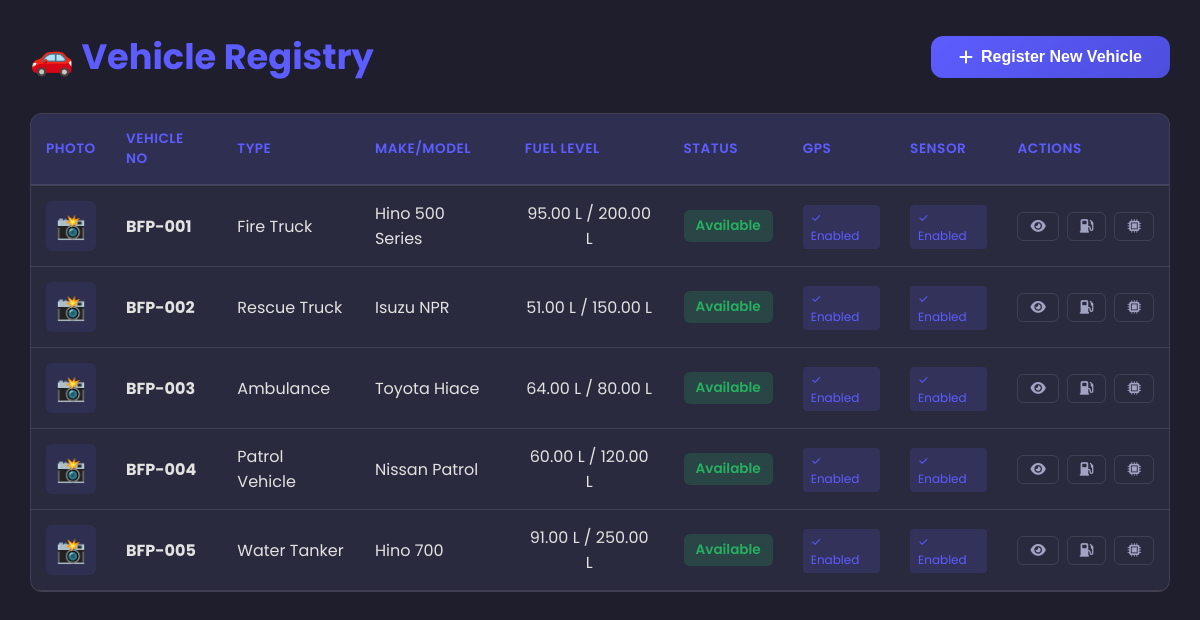
Screenshot of /Vehicle_registry.php with the database file from the repository.
### tables this page shows
CREATE TABLE `vehicles` (
  `id` int(11) NOT NULL,
  `vehicle_no` varchar(50) NOT NULL,
  `vehicle_type` varchar(100) NOT NULL,
  `make` varchar(100) DEFAULT NULL,
  `model` varchar(100) DEFAULT NULL,
  `year` int(4) DEFAULT NULL,
  `color` varchar(50) DEFAULT NULL,
  `engine_no` varchar(100) DEFAULT NULL,
  `chassis_no` varchar(100) DEFAULT NULL,
  `fuel_type` enum('gasoline','diesel','hybrid','lpg') DEFAULT 'gasoline',
  `fuel_capacity` decimal(10,2) DEFAULT 0.00,
  `current_fuel` decimal(10,2) DEFAULT 0.00,
  `gps_enabled` tinyint(1) DEFAULT 0,
  `gps_device_id` varchar(100) DEFAULT NULL,
  `sensor_enabled` tinyint(1) DEFAULT 0,
  `sensor_device_id` varchar(100) DEFAULT NULL,
  `vehicle_photo` varchar(255) DEFAULT NULL,
  `description` text DEFAULT NULL COMMENT 'Vehicle description and details',
  `status` enum('available','deployed','inactive','in_repair') DEFAULT 'available',
  `created_at` timestamp NOT NULL DEFAULT current_timestamp()
);

### Vehicle_registry.php (the view, shortened to what this page needs)
<?php
include("db_connect.php");
$vehicles = [];
try {
    $sql = "SELECT * FROM vehicles ORDER BY vehicle_no ASC";
    $result = $pdo->query($sql);
    while ($row = $result->fetch()) {
        $vehicles[] = $row;
    }
} catch (Exception $e) {
    $error_message = "Error fetching vehicles: " . $e->getMessage();
}
?>
<!DOCTYPE html>
<html lang="en">
<head>
    <link rel="stylesheet" href="https://cdnjs.cloudflare.com/ajax/libs/font-awesome/6.0.0/css/all.min.css">
</head>
<body>
    <div class="wrapper">
        <main>
            <div class="container">
                <div class="page-header">
                    <h1 class="page-title">🚗 Vehicle Registry</h1>
                    <button class="btn-register" onclick="openRegisterModal()">
                        <i class="fas fa-plus"></i> Register New Vehicle
                    </button>
                </div>
                <div class="vehicles-section">
                    <table class="vehicles-table">
                        <thead>
                            <tr>
                                <th>Photo</th>
                                <th>Vehicle No</th>
                                <th>Type</th>
                                <th>Make/Model</th>
                                <th>Fuel Level</th>
                                <th>Status</th>
                                <th>GPS</th>
                                <th>Sensor</th>
                                <th>Actions</th>
                            </tr>
                        </thead>
                        <tbody>
                            <?php if (count($vehicles) > 0): ?>
                                <?php foreach ($vehicles as $vehicle): ?>
                                    <tr>
                                        <td>
                                            <?php if (!empty($vehicle['vehicle_photo']) && file_exists($vehicle['vehicle_photo'])): ?>
                                                <img src="<?php echo htmlspecialchars($vehicle['vehicle_photo']); ?>" alt="Vehicle Photo" class="vehicle-photo">
                                            <?php else: ?>
                                                <div class="no-photo">📸</div>
                                            <?php endif; ?>
                                        </td>
                                        <td><strong><?php echo htmlspecialchars($vehicle['vehicle_no']); ?></strong></td>
                                        <td><?php echo htmlspecialchars($vehicle['vehicle_type']); ?></td>
                                        <td><?php echo htmlspecialchars(($vehicle['make'] ?? '') . ' ' . ($vehicle['model'] ?? '')); ?></td>
                                        <td>
                                            <div style="text-align: center;">
                                                <?php echo htmlspecialchars($vehicle['current_fuel']); ?> L / <?php echo htmlspecialchars($vehicle['fuel_capacity'] ?? 'N/A'); ?> L
                                            </div>
                                        </td>
                                        <td>
                                            <span class="vehicle-badge badge-<?php echo htmlspecialchars(str_replace('_', '-', $vehicle['status'])); ?>">
                                                <?php echo htmlspecialchars(ucfirst(str_replace('_', ' ', $vehicle['status']))); ?>
                                            </span>
                                        </td>
                                        <td>
                                            <?php if (isset($vehicle['gps_enabled']) && $vehicle['gps_enabled']): ?>
                                                <span class="sensor-badge">✓ Enabled</span>
                                            <?php else: ?>
                                                <span style="color: var(--text-gray); font-size: 0.85rem;">Disabled</span>
                                            <?php endif; ?>
                                        </td>
                                        <td>
                                            <?php if (isset($vehicle['sensor_enabled']) && $vehicle['sensor_enabled']): ?>
                                                <span class="sensor-badge">✓ Enabled</span>
                                            <?php else: ?>
                                                <span style="color: var(--text-gray); font-size: 0.85rem;">Disabled</span>
                                            <?php endif; ?>
                                        </td>
                                        <td>
                                            <div class="vehicle-actions">
                                                <button class="btn-small" onclick="openDetailsModal(<?php echo htmlspecialchars(json_encode($vehicle)); ?>)" title="View Details">
                                                    <i class="fas fa-eye"></i>
                                                </button>
                                                <button class="btn-small" onclick="openFuelModal(<?php echo $vehicle['id']; ?>, <?php echo $vehicle['current_fuel']; ?>)" title="Update Fuel">
                                                    <i class="fas fa-gas-pump"></i>
                                                </button>
                                                <button class="btn-small" onclick="openSensorModal(<?php echo htmlspecialchars(json_encode($vehicle)); ?>)" title="Update Sensors">
                                                    <i class="fas fa-microchip"></i>
                                                </button>
                                            </div>
                                        </td>
                                    </tr>
                                <?php endforeach; ?>
                            <?php endif; ?>
                        </tbody>
                    </table>
                </div>
            </div>
        </main>
    </div>
</body>
</html>

### Vehicle_registry.php (style rules this page uses)
* { margin: 0; padding: 0; box-sizing: border-box; }
:root { --primary-color: #5d5dff; --primary-dark: #4d4ddd; --primary-light: #7d7dff; --bg-dark: #1e1e2d; --bg-light: #2a2a3e; --text-dark: #e2e2e2; --text-gray: #a2a2c2; --border-color: rgba(255, 255, 255, 0.1); --success: #27ae60; --warning: #f39c12; --danger: #e74c3c; --radius: 12px; --transition: all 0.3s cubic-bezier(0.25, 1, 0.5, 1); }
body { font-family: 'Poppins', -apple-system, BlinkMacSystemFont, 'Segoe UI', sans-serif; background: var(--bg-dark); color: var(--text-dark); min-height: 100vh; display: flex; }
.wrapper { display: flex; width: 100%; flex: 1; }
main { flex: 1; overflow-y: auto; padding: 30px; background: var(--bg-dark); }
.container { max-width: 1400px; margin: 0 auto; }
.page-header { display: flex; justify-content: space-between; align-items: center; margin-bottom: 30px; flex-wrap: wrap; gap: 15px; }
.page-title { font-size: 2.2rem; font-weight: 700; color: var(--primary-color); }
.btn-register { background: linear-gradient(135deg, var(--primary-color) 0%, var(--primary-dark) 100%); color: white; border: none; padding: 12px 28px; border-radius: var(--radius); font-weight: 600; cursor: pointer; transition: var(--transition); display: flex; align-items: center; gap: 8px; font-size: 1rem; }
.vehicles-section { background: var(--bg-light); border: 1px solid var(--border-color); border-radius: var(--radius); overflow: hidden; }
.vehicles-table { width: 100%; border-collapse: collapse; overflow-x: auto; }
.vehicles-table thead { background: rgba(93, 93, 255, 0.1); border-bottom: 2px solid var(--border-color); }
.vehicles-table th { padding: 15px; text-align: left; font-weight: 600; color: var(--primary-color); text-transform: uppercase; font-size: 0.85rem; letter-spacing: 0.5px; }
.vehicles-table td { padding: 15px; border-bottom: 1px solid var(--border-color); color: var(--text-dark); }
.vehicles-table tbody tr { transition: var(--transition); }
.vehicle-badge { display: inline-block; padding: 6px 12px; border-radius: 6px; font-size: 0.85rem; font-weight: 600; }
.badge-available { background: rgba(39, 174, 96, 0.2); color: #27ae60; }
.sensor-badge { display: inline-flex; align-items: center; gap: 4px; padding: 4px 8px; background: rgba(93, 93, 255, 0.15); border-radius: 4px; font-size: 0.75rem; color: var(--primary-color); }
.vehicle-actions { display: flex; gap: 8px; justify-content: center; }
.btn-small { background: transparent; border: 1px solid var(--border-color); color: var(--text-gray); padding: 6px 12px; border-radius: 6px; font-size: 0.85rem; cursor: pointer; transition: var(--transition); }
.no-photo { width: 50px; height: 50px; background: rgba(93, 93, 255, 0.1); border-radius: 6px; display: flex; align-items: center; justify-content: center; color: var(--text-gray); font-size: 1.5rem; }

### rows the page displays
vehicles: vehicle_no "BFP-001", vehicle_type "Fire Truck", make+model "Hino 500 Series", current_fuel "95.00", fuel_capacity "200.00", status "Available", gps_enabled "✓ Enabled", sensor_enabled "✓ Enabled"
vehicles: vehicle_no "BFP-002", vehicle_type "Rescue Truck", make+model "Isuzu NPR", current_fuel "51.00", fuel_capacity "150.00", status "Available", gps_enabled "✓ Enabled", sensor_enabled "✓ Enabled"
vehicles: vehicle_no "BFP-003", vehicle_type "Ambulance", make+model "Toyota Hiace", current_fuel "64.00", fuel_capacity "80.00", status "Available", gps_enabled "✓ Enabled", sensor_enabled "✓ Enabled"
vehicles: vehicle_no "BFP-004", vehicle_type "Patrol Vehicle", make+model "Nissan Patrol", current_fuel "60.00", fuel_capacity "120.00", status "Available", gps_enabled "✓ Enabled", sensor_enabled "✓ Enabled"
vehicles: vehicle_no "BFP-005", vehicle_type "Water Tanker", make+model "Hino 700", current_fuel "91.00", fuel_capacity "250.00", status "Available", gps_enabled "✓ Enabled", sensor_enabled "✓ Enabled"
